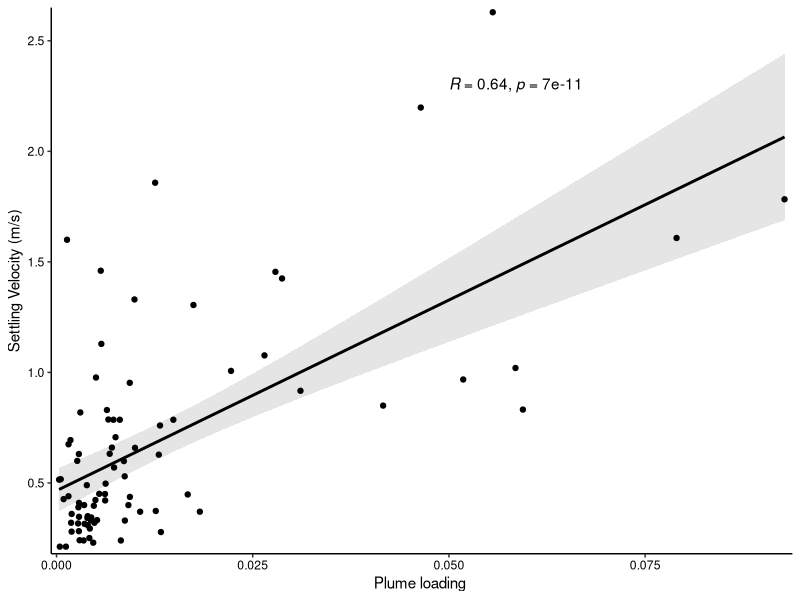

The R script that drew this image:
library(tidyverse)
library(ggpubr)

funcional <- read.csv("funcional.csv", header = T)
rownames(funcional) <- funcional$spp
funcional <- filter(funcional, S_long_cerda_max > 0)
summary(funcional)
# Getting new features ####
## Volume ####
funcional$S_vol_mm3 <- pi*(funcional$S_ancho_aq/2)^2*(funcional$S_long_aq/2)

##  Pappus area ####
funcional$S_area_mm2 <- funcional$S_long_cerda_max^2*pi

## Plume loading ######
funcional$S_PL <- funcional$S_vol_mm3/funcional$S_area_mm2


funcional <- funcional[!rownames(funcional)%in%"Cynara_cardubnculus",] # cleaning this spp.

## Pearson correlation test #######
cor.test(funcional$B_SV,funcional$S_PL)
 
# Supplementary plot fig S2. #######
p1 <- ggplot(funcional, aes(x = S_PL, y = B_SV)) + 
  geom_smooth(method = "lm", formula = y~x, fill = "grey", color = "black") + 
  geom_point(color = "black")
p2 <- p1 + xlab ("Plume loading ") + ylab ("Settling Velocity (m/s)") + 
  scale_x_continuous(expand = c(0,0.001)) + scale_y_continuous(limits = c(0.18,2.65), expand = c(0,0)) +
  theme(panel.background = element_rect(fill = NA, colour = "white"), 
        axis.line = element_line (color = "black"),
        axis.text = element_text(color = "black")
  )
p2 + stat_cor(label.x = 0.05, label.y = 2.3)
dev.off()

########################################################################





